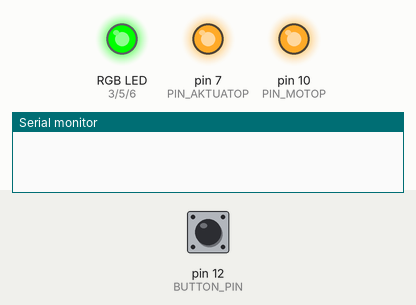
This sketch was run on a simulated Arduino Uno, built with avr-gcc and run on an emulated ATmega328P. Shown: an RGB LED mixed from three pins (HIGH = lit), output pins drawn as LEDs (lit = HIGH), the last lines printed to the serial monitor. Dashed ring = blinking. The inputs (shaded band) are chosen by the test bench; at power-on: pin 12 (BUTTON_PIN) HIGH.

Above: at 3.2 s.
3.3 s: pin 12 (BUTTON_PIN) pulled LOW for 0.15 s
At 7.8 s:
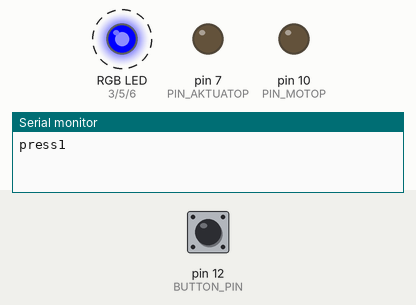
At 11.6 s:
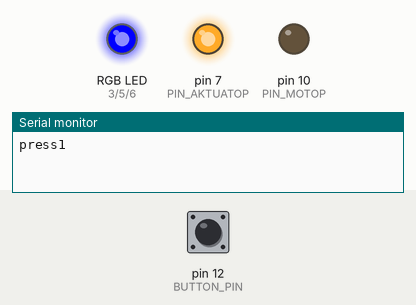
Timing chart, 0 to 18.3 s (numbered marks = the images above; inputs shaded):
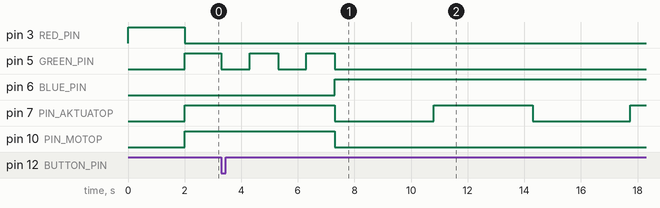

Measured:
- after the input at 3.3 s, pin 5 (GREEN_PIN): alternates HIGH for 1.0 s and LOW for 1.0 s, 5 changes in all, then stays LOW, starting at once; pin 6 (BLUE_PIN): LOW → HIGH after 4.0 s; pin 7 (PIN_AKTUATOP): alternates HIGH for 3.5 s and LOW for 3.5 s, starting after 4.0 s; pin 10 (PIN_MOTOP): HIGH → LOW after 4.0 s

The sketch:

motatel.ino
```cpp
// включить режим отладки
#define DEBUG_ENABLE 1

#ifdef DEBUG_ENABLE
#define DEBUG(x) Serial.println(x)
#else
#define DEBUG(x)
#endif

// присвоение пинов двигателей на плате
#define PIN_AKTUATOP 7
#define PIN_MOTOP 10

// двигателя управляются через 0
#define START_FORWARD 0
#define STOP_BACK 1

// время задержки на возврат штока в начальную позицию если на время запуска он был выдвинут
#define TIME_BACK_SHTOK 10000

// время на изначального выдвижения штока
#define TIME_BEGIN_STEP 3500

// присвоение пинов rgb led
#define RED_PIN 3
#define GREEN_PIN 5
#define BLUE_PIN 6

// кнопка запуска намотки
#define BUTTON_PIN 12
#define DEBOUNCE 100  // таймаут антидребезга, миллисекунды


void setup() {

#ifdef DEBUG_ENABLE
    Serial.begin(9600);
#endif

    pinMode(RED_PIN, OUTPUT);
    pinMode(GREEN_PIN, OUTPUT);
    pinMode(BLUE_PIN, OUTPUT);

    pinMode (PIN_AKTUATOP, OUTPUT);
    pinMode (PIN_MOTOP, OUTPUT);

    // загрузка платы с включение красного цвета на rgb светодиоде
    digitalWrite(RED_PIN, HIGH);
    delay(2000);

    // после того как загрузка платы завершена включить зелённый цвет на rgb светодиоде
    digitalWrite(RED_PIN, LOW);
    digitalWrite(GREEN_PIN, HIGH);

    // откат актуатора и остановка мотора если был включёнъ
    digitalWrite (PIN_MOTOP, STOP_BACK);
    digitalWrite (PIN_AKTUATOP, STOP_BACK);

    // назначение кнопки с подтягивающим резистором
    pinMode(BUTTON_PIN, INPUT_PULLUP);
}


bool btnState, start_btn_clicked;
uint32_t debounceTimer;
void loop() {

  // чтение состояния кнопки с защитой от дребезга
  btnState = !digitalRead(BUTTON_PIN);  // читаем состояние кнопки с инверсией. 1 - нажата, 0 - нет

  // если нажата и была отпущена (start_btn_clicked 0) и прошло не менее DEBOUNCE времени
  if (btnState && !start_btn_clicked && (millis() - debounceTimer > DEBOUNCE)) {
    DEBUG("press1");
    start_btn_clicked = true;              // запомнили что нажата
    debounceTimer = millis();    // запомнили время нажатия
    start_winding();
  }
  if (!btnState && start_btn_clicked) {    // если отпущена и была нажата (start_btn_clicked 1)
    start_btn_clicked = false;             // запомнили что отпущена
    debounceTimer = millis();    // запомнили время отпускания
    DEBUG("release");
  }
}

void start_winding() {

    // время начального шага намотки
    unsigned int time_step = 3500;

    // мигание rgb led зелёным цветом как предупреждение о готовности к запуску
    digitalWrite(GREEN_PIN, LOW);
    delay(1000);
    digitalWrite(GREEN_PIN, HIGH);
    delay(1000);
    digitalWrite(GREEN_PIN, LOW);
    delay(1000);
    digitalWrite(GREEN_PIN, HIGH);
    delay(1000);
    digitalWrite(GREEN_PIN, LOW);

    // запуск намотки зажигает синим светом на rgb led
    digitalWrite(BLUE_PIN, HIGH);

    // запуск двигателей
    digitalWrite (PIN_AKTUATOP, START_FORWARD);
    digitalWrite (PIN_MOTOP, START_FORWARD);

    // первое выдвижение штока с включеными двигателями
    delay(TIME_BEGIN_STEP);

    // постепенное уменьшение шага намотки
    for (byte i = 0; i <= 12; i++) {
      digitalWrite (PIN_AKTUATOP, STOP_BACK);
      delay(time_step);
      digitalWrite (PIN_AKTUATOP, START_FORWARD);
      delay(time_step - 50);
      time_step -= 35;
    }

    // остановка двигателей и возврат штока изначально с выключением актуатора
    digitalWrite (PIN_MOTOP, STOP_BACK);
    digitalWrite (PIN_AKTUATOP, STOP_BACK);

    // мигание синим светом на rgb led по окончанию намотки
    delay(1000);
    digitalWrite(BLUE_PIN, LOW);
    delay(1000);
    digitalWrite(BLUE_PIN, HIGH);
    delay(1000);
    digitalWrite(BLUE_PIN, LOW);
    delay(1000);
    digitalWrite(BLUE_PIN, HIGH);
    delay(1000);
    digitalWrite(BLUE_PIN, LOW);

    // по полном завершении намотки зажечь зелённый свет на rgb led
    digitalWrite(GREEN_PIN, HIGH);
}
```
